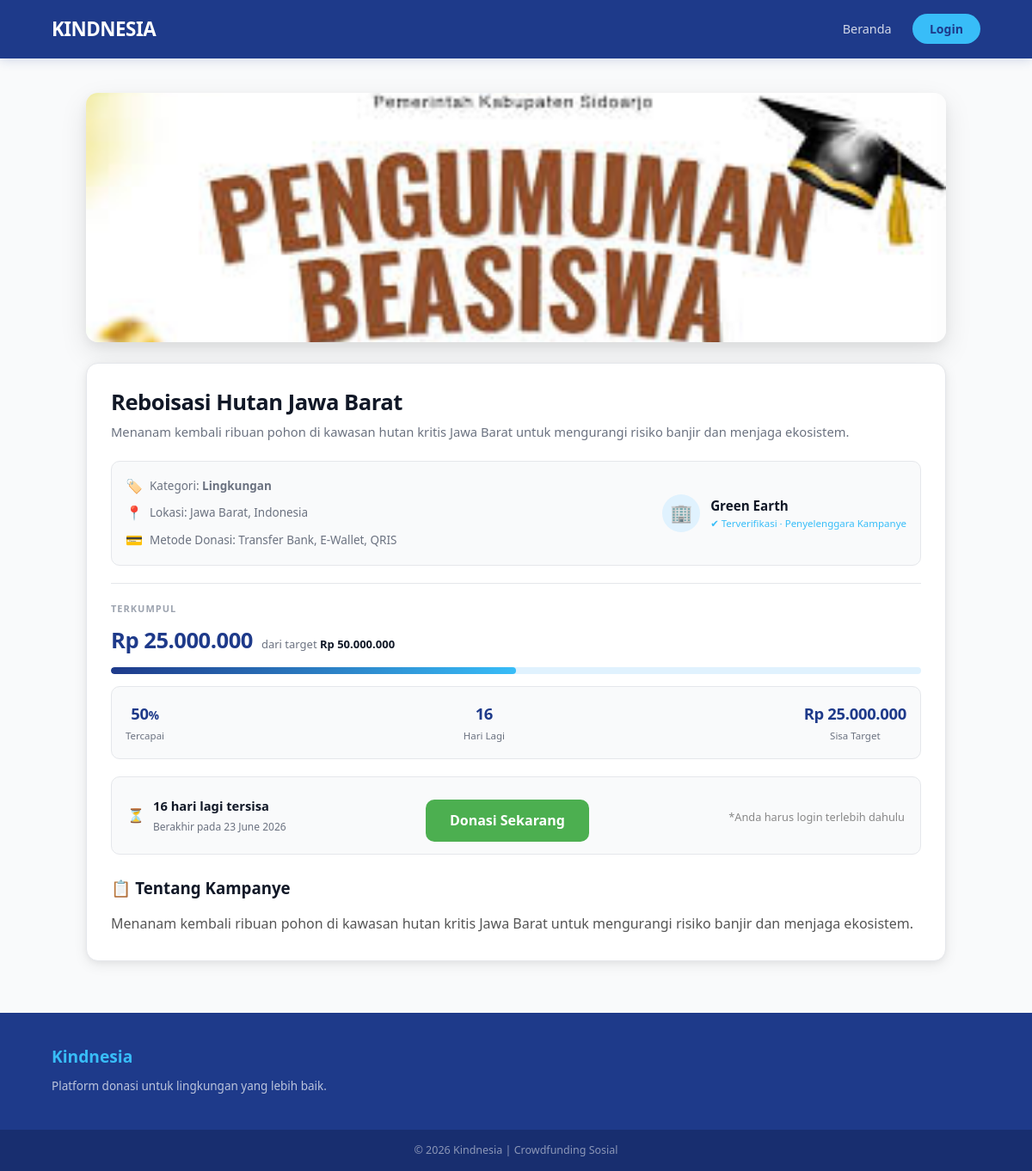
Page /details.php?id=1 on the committed database.
### tables this page shows
CREATE TABLE kampanye (
  id                INT UNSIGNED AUTO_INCREMENT PRIMARY KEY,
  pengelola_id      INT UNSIGNED NOT NULL,
  judul             VARCHAR(300) NOT NULL,
  kategori          ENUM('Lingkungan','Kesehatan','Pendidikan','Bencana','Fasilitas Umum') NOT NULL,
  lokasi            VARCHAR(200) DEFAULT NULL,
  deskripsi         TEXT         DEFAULT NULL,
  gambar            VARCHAR(300) DEFAULT NULL,
  target_dana       DECIMAL(15,2) NOT NULL DEFAULT 0,
  dana_terkumpul    DECIMAL(15,2) NOT NULL DEFAULT 0,
  deadline          DATE         NOT NULL,
  metode_donasi     VARCHAR(200) DEFAULT 'Transfer Bank, E-Wallet, QRIS',
  created_at        TIMESTAMP    DEFAULT CURRENT_TIMESTAMP,
  INDEX idx_deadline (deadline),
  INDEX idx_pengelola (pengelola_id),
  CONSTRAINT fk_kampanye_pengelola
    FOREIGN KEY (pengelola_id) REFERENCES pengelola(id) ON DELETE CASCADE
);

CREATE TABLE pengelola (
  id              INT UNSIGNED AUTO_INCREMENT PRIMARY KEY,
  username        VARCHAR(100)  NOT NULL UNIQUE,
  nama_pengelola  VARCHAR(200)  NOT NULL,
  email           VARCHAR(200)  NOT NULL UNIQUE,
  no_telepon      VARCHAR(20)   DEFAULT NULL,
  alamat          TEXT          DEFAULT NULL,
  password        VARCHAR(255)  NOT NULL,
  qris_image      VARCHAR(300)  DEFAULT NULL,
  no_ewallet      VARCHAR(100)  DEFAULT NULL,
  nama_ewallet    VARCHAR(100)  DEFAULT NULL,
  no_rekening     VARCHAR(100)  DEFAULT NULL,
  nama_bank       VARCHAR(100)  DEFAULT NULL,
  atas_nama       VARCHAR(200)  DEFAULT NULL,
  created_at      TIMESTAMP     DEFAULT CURRENT_TIMESTAMP
);

### config.php (called while the page is built, shortened)
<?php
function isLoggedIn() {
    return isset($_SESSION['user_id']) && isset($_SESSION['user_role']);
}
?>

### details.php (the view, shortened to what this page needs)
<?php
require_once 'config.php';
$user = isLoggedIn() ? currentUser() : null;
$id = intval($_GET['id'] ?? 0);
$db   = getDB();
$stmt = $db->prepare(
    "SELECT k.*, p.nama_pengelola, p.email AS pengelola_email, p.no_telepon AS pengelola_telp, p.alamat AS pengelola_alamat
     FROM kampanye k
     JOIN pengelola p ON p.id = k.pengelola_id
     WHERE k.id = ?
     LIMIT 1"
);
$stmt->bind_param("i", $id);
$stmt->execute();
$k = $stmt->get_result()->fetch_assoc();
$pct      = $k['target_dana'] > 0 ? min(100, round($k['dana_terkumpul'] / $k['target_dana'] * 100)) : 0;
$sisaHari = max(0, intval((strtotime($k['deadline']) - strtotime(date('Y-m-d'))) / 86400));
$deadlineStr = date('d F Y', strtotime($k['deadline']));
$imgSrc   = $k['gambar'] ? 'uploads/kampanye/' . htmlspecialchars($k['gambar']) : 'assets/img/placeholder.svg';
function rp($num) {
    return 'Rp ' . number_format($num, 0, ',', '.');
}
?>
<!DOCTYPE html>
<html lang="id">
<head>
    <link rel="stylesheet" href="assets/css/details.css">
</head>
<body>
<header>
    <div class="container nav">
        <h1 class="logo">Kindnesia</h1>
        <nav>
            <?php if ($user): ?>
                <span class="user-info">👤 <?= htmlspecialchars($user['nama']) ?></span>
                <?php if ($user['role'] === 'pengelola'): ?>
                    <a href="dashboard.php">Dashboard</a>
                <?php else: ?>
                    <a href="riwayat_donasi.php">Donasi Saya</a>
                <?php endif; ?>
                <a href="index.php">Beranda</a>
                <a href="logout.php" class="logout-btn">Logout</a>
            <?php else: ?>
                <a href="index.php">Beranda</a>
                <a href="login.html" class="login-btn">Login</a>
            <?php endif; ?>
        </nav>
    </div>
</header>
<main>
    <div class="image">
        <img src="<?= $imgSrc ?>" alt="<?= htmlspecialchars($k['judul']) ?>"
             onerror="this.src='assets/img/placeholder.svg'">
    </div>
    <div class="card">
        <div class="title">
            <h1><?= htmlspecialchars($k['judul']) ?></h1>
            <span class="subtitle"><?= htmlspecialchars($k['deskripsi'] ?? '') ?></span>
        </div>
        <div class="profile">
            <div class="campaign-info">
                <div class="info-item">
                    <span>🏷️</span>
                    <p>Kategori: <strong><?= htmlspecialchars($k['kategori']) ?></strong></p>
                </div>
                <?php if ($k['lokasi']): ?>
                <div class="info-item">
                    <span>📍</span>
                    <p>Lokasi: <?= htmlspecialchars($k['lokasi']) ?></p>
                </div>
                <?php endif; ?>
                <div class="info-item">
                    <span>💳</span>
                    <p>Metode Donasi: <?= htmlspecialchars($k['metode_donasi'] ?? 'Transfer Bank, E-Wallet, QRIS') ?></p>
                </div>
            </div>
            <div class="profile-picture">🏢</div>
            <div class="nama-profile">
                <div class="nama"><?= htmlspecialchars($k['nama_pengelola']) ?></div>
                <div class="sejak">✔ Terverifikasi · Penyelenggara Kampanye</div>
            </div>
        </div>
        <hr>
        <div class="terkumpul-nominal">
            <div class="terkumpul">TERKUMPUL</div>
            <div class="nominal">
                <div class="nom-sekarang"><?= rp($k['dana_terkumpul']) ?></div>
                <div class="nom-target">dari target <span><?= rp($k['target_dana']) ?></span></div>
            </div>
            <div class="bar-track">
                <div class="bar-fill" style="width:<?= $pct ?>%"></div>
            </div>
            <div class="stats">
                <div class="stat">
                    <div class="stat-num"><?= $pct ?><span>%</span></div>
                    <div class="stat-label">Tercapai</div>
                </div>
                <div class="stat">
                    <div class="stat-num"><?= $sisaHari ?></div>
                    <div class="stat-label">Hari Lagi</div>
                </div>
                <div class="stat">
                    <div class="stat-num"><?= rp($k['target_dana'] - $k['dana_terkumpul']) ?></div>
                    <div class="stat-label">Sisa Target</div>
                </div>
            </div>
        </div>
        <div class="sisa-hari">
            <span>⏳</span>
            <div class="sisa-tanggal-segera">
                <div class="sisa-tanggal">
                    <div class="sisa"><?= $sisaHari > 0 ? "$sisaHari hari lagi tersisa" : 'Kampanye telah berakhir' ?></div>
                    <div class="tanggal">Berakhir pada <?= $deadlineStr ?></div>
                </div>
                <?php if ($sisaHari > 0): ?>
                    <?php if ($user && $user['role'] === 'donatur'): ?>
                        <a href="donasi.php?id=<?= $k['id'] ?>" class="donate-btn-main" style="display:inline-block;padding:12px 28px;background:#4CAF50;color:#fff;border-radius:10px;text-decoration:none;font-weight:700;margin-top:12px;">Donasi Sekarang</a>
                    <?php elseif ($user && $user['role'] === 'pengelola'): ?>
                        <p style="color:#e67e22;margin-top:12px;font-size:.9rem;">⚠ Pengelola tidak dapat berdonasi.</p>
                    <?php else: ?>
                        <a href="login.html?redirect=<?= urlencode('donasi.php?id=' . $k['id']) ?>" class="donate-btn-main" style="display:inline-block;padding:12px 28px;background:#4CAF50;color:#fff;border-radius:10px;text-decoration:none;font-weight:700;margin-top:12px;">Donasi Sekarang</a>
                        <p style="color:#888;font-size:.8rem;margin-top:4px;">*Anda harus login terlebih dahulu</p>
                    <?php endif; ?>
                <?php else: ?>
                    <p style="color:#e74c3c;font-weight:700;margin-top:8px;">Kampanye ini telah berakhir</p>
                <?php endif; ?>
            </div>
        </div>
        <div style="margin-top:24px;">
            <h3 style="margin-bottom:12px;">📋 Tentang Kampanye</h3>
            <p style="line-height:1.8;color:#555;"><?= nl2br(htmlspecialchars($k['deskripsi'] ?? 'Tidak ada deskripsi.')) ?></p>
        </div>
    </div>
</main>
<footer>
    <div class="footer-content container">
        <div>
            <h3>Kindnesia</h3>
            <p>Platform donasi untuk lingkungan yang lebih baik.</p>
        </div>
    </div>
    <div class="copyright">
        <p>© 2026 Kindnesia | Crowdfunding Sosial</p>
    </div>
</footer>
</body>
</html>

### rows in the picture
kampanye: gambar (picture), judul "Reboisasi Hutan Jawa Barat", deskripsi "Menanam kembali ribuan pohon di kawasan hutan kritis Jawa Barat untuk mengurangi risiko banjir dan menjaga ekosistem.", kategori "Lingkungan", lokasi "Jawa Barat, Indonesia", metode_donasi "Transfer Bank, E-Wallet, QRIS", pengelola.nama_pengelola "Green Earth", dana_terkumpul "Rp 25.000.000", target_dana "Rp 50.000.000", pct "50", deadline "16", rp($k['target_dana'] - $k['dana_terkumpul']) "Rp 25.000.000", deadline "23 June 2026"
